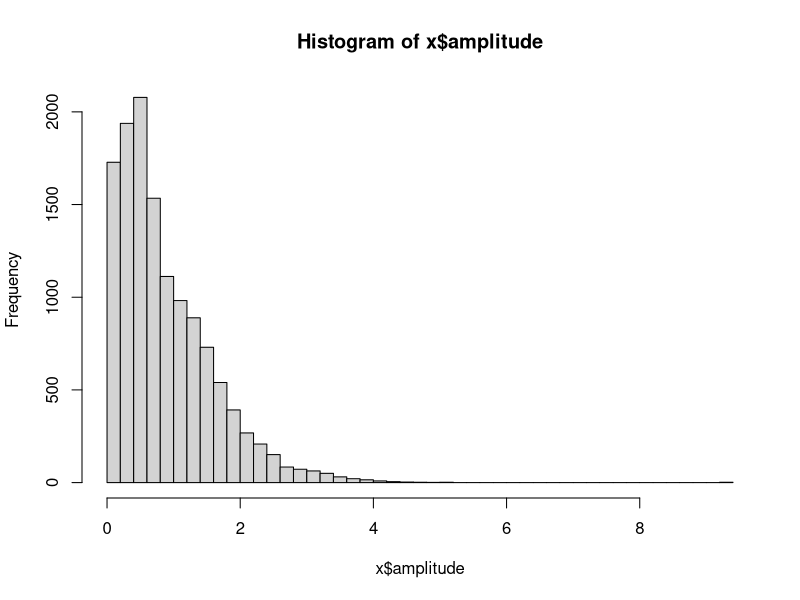
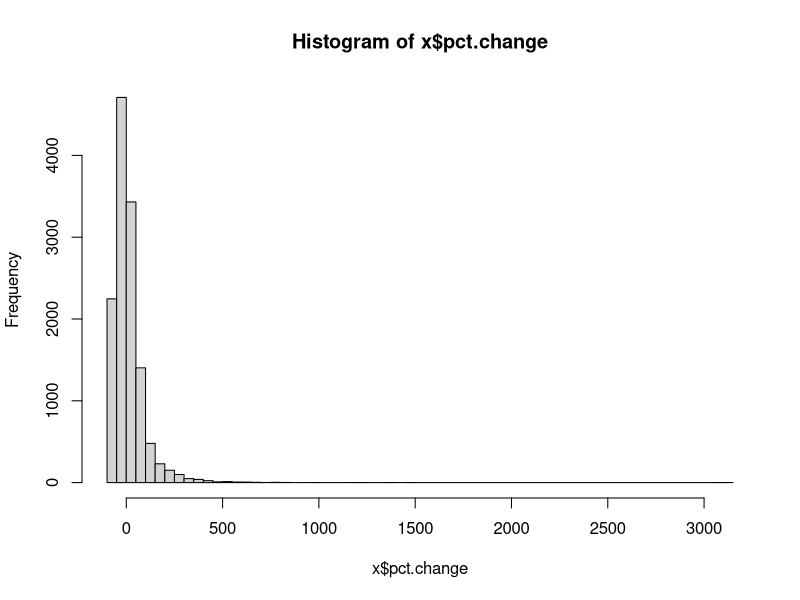
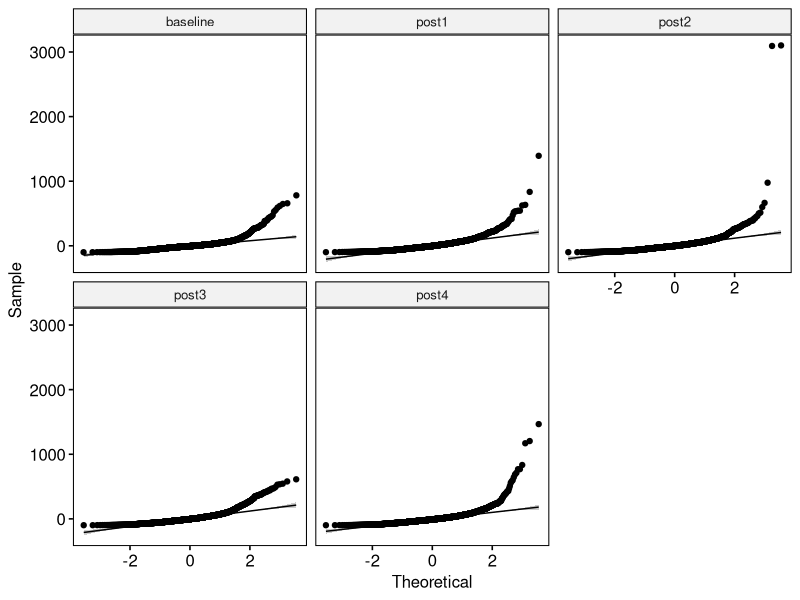

These charts were generated, in order, by the following R code: (Note: this script raises an error after producing the figures.)
## ---- chunk 1
knitr::opts_chunk$set(echo = TRUE)
## ---- chunk 2
##rm(list=ls())
set.seed(10302020)
library(mgcv)
library(lme4)
## ---- chunk 3
x<-read.table("mV.txt",header=TRUE,
              sep="\t",na.strings=c("",".","NA","N/A","NaN"),
              strip.white=TRUE,as.is=TRUE)
dim(x)
head(x)
## ---- chunk 4
x2<-read.table("pctChange.txt",header=TRUE,
               sep="\t",na.strings=c("",".","NA","N/A","NaN"),
               strip.white=TRUE,as.is=TRUE)
dim(x2)
head(x2)
## ---- chunk 5
table(unlist(x[,-1]==x2[,-1]))
## ---- chunk 6
x$pct.change<-x2$pct.change
rm(x2)
x$condBySubject<-paste0(x$subject,x$montage,x$paired.pulse,x$lesional)
x$replicate<-factor(x$replicate)
x$time<-factor(x$time,levels=c(1:5), labels=c("baseline","post1","post2","post3","post4"))
x$montage<-factor(x$montage,levels=c(1:3), labels=c("anodal","bihemi","cathodal"))
x$paired.pulse<-factor(x$paired.pulse,levels=c(1,2,3), labels=c("single","inhibitory","excitory"))
x$lesional<-factor(x$lesional,levels=c(1:2), labels=c("lesional","nonlesional"))
x$subjectID<-factor(x$subjectID)
head(x)
## ---- chunk 7
x
## ---- chunk 8
bl<-x[x$time=="baseline",]
## baseline mean amplitude by condtion:
bl.means<-tapply(bl$amplitude,bl$condBySubject,mean)
summary(bl.means)
length(bl.means)
length(unique(bl$condBySubject))
x<-merge(x,bl.means,by.x="condBySubject",by.y=0,all.x=TRUE)
colnames(x)[colnames(x)=="y"]<-"BLmeanAmp"
head(x)
## ---- chunk 9
summary(x$amplitude)
hist(x$amplitude,nclass=50)
## ---- chunk 10
summary(x$pct.change)
hist(x$pct.change,nclass=50)
## ---- chunk 11
table(x$replicate,useNA="always")
table(x$time,useNA="always")
table(x$montage,useNA="always")
table(x$paired.pulse,useNA="always")
table(x$lesional,useNA="always")
table(x$subjectID,useNA="always")
## ---- chunk 12
#mV = BLmV + Time*Montage + (Time|SubjectID)
lmm <- lmer(amplitude ~ BLmeanAmp + time*montage + (time|subjectID), data=x)
summary(lmm)

## ---- chunk 13
library(tidyverse)
library(ggpubr)
library(rstatix)
## ---- chunk 14
x %>%
  group_by(time) %>%
  identify_outliers(pct.change)
## ---- chunk 15
x %>%
  group_by(time) %>%
  shapiro_test(pct.change)
## ---- chunk 16
ggqqplot(x, "pct.change", facet.by = "time")
## ---- chunk 17
aov <- anova_test(data = x, dv = pct.change, wid = subjectID, within = time)
get_anova_table(aov)
## ---- chunk 18
# PerCh = 1 + Montage + (1|SubjectID)
friedman.test(pct.change ~ 1 + montage + 1 | subjectID, data = x)

